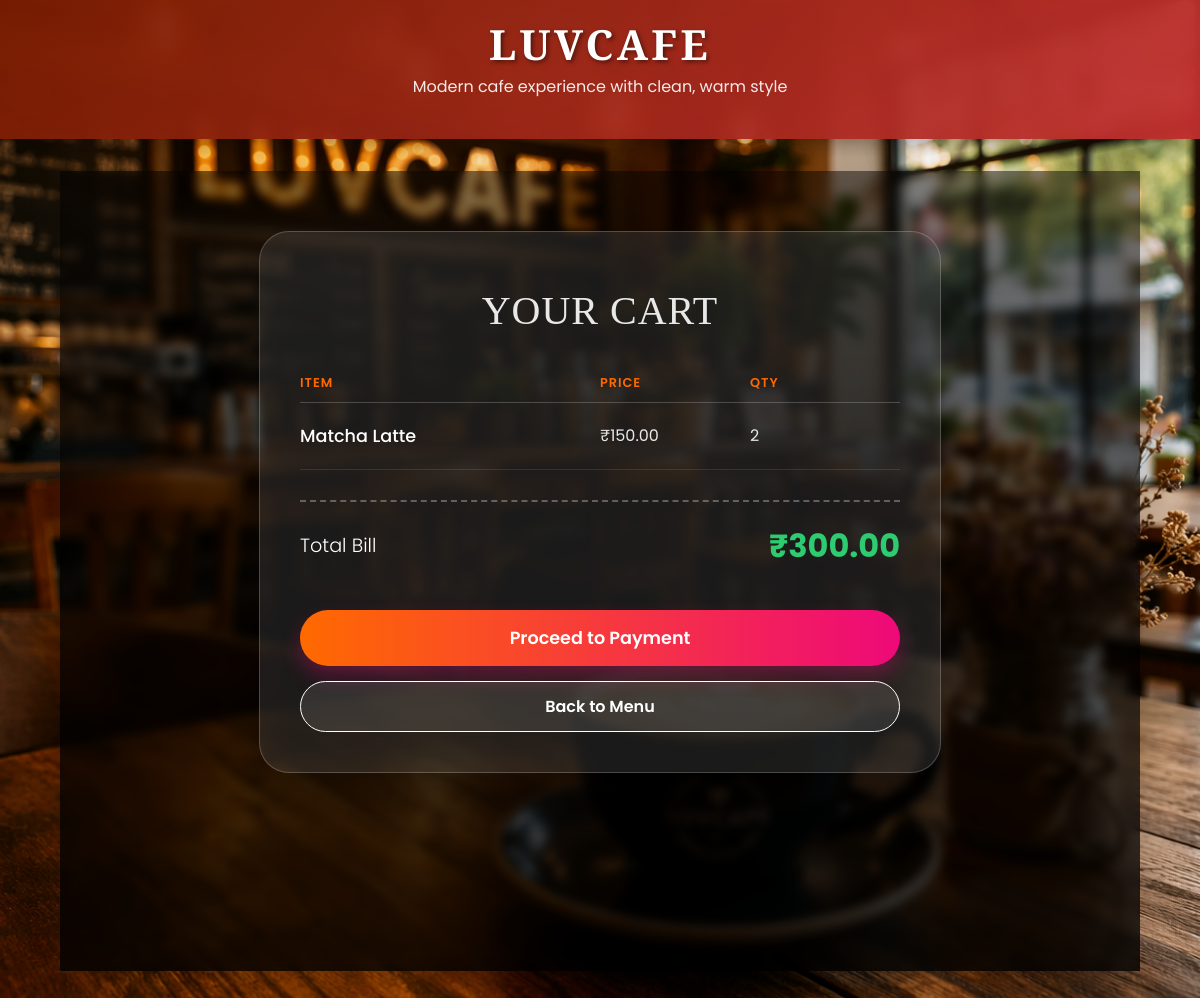
Page /view_cart/ (signed in) on the earlier database version.
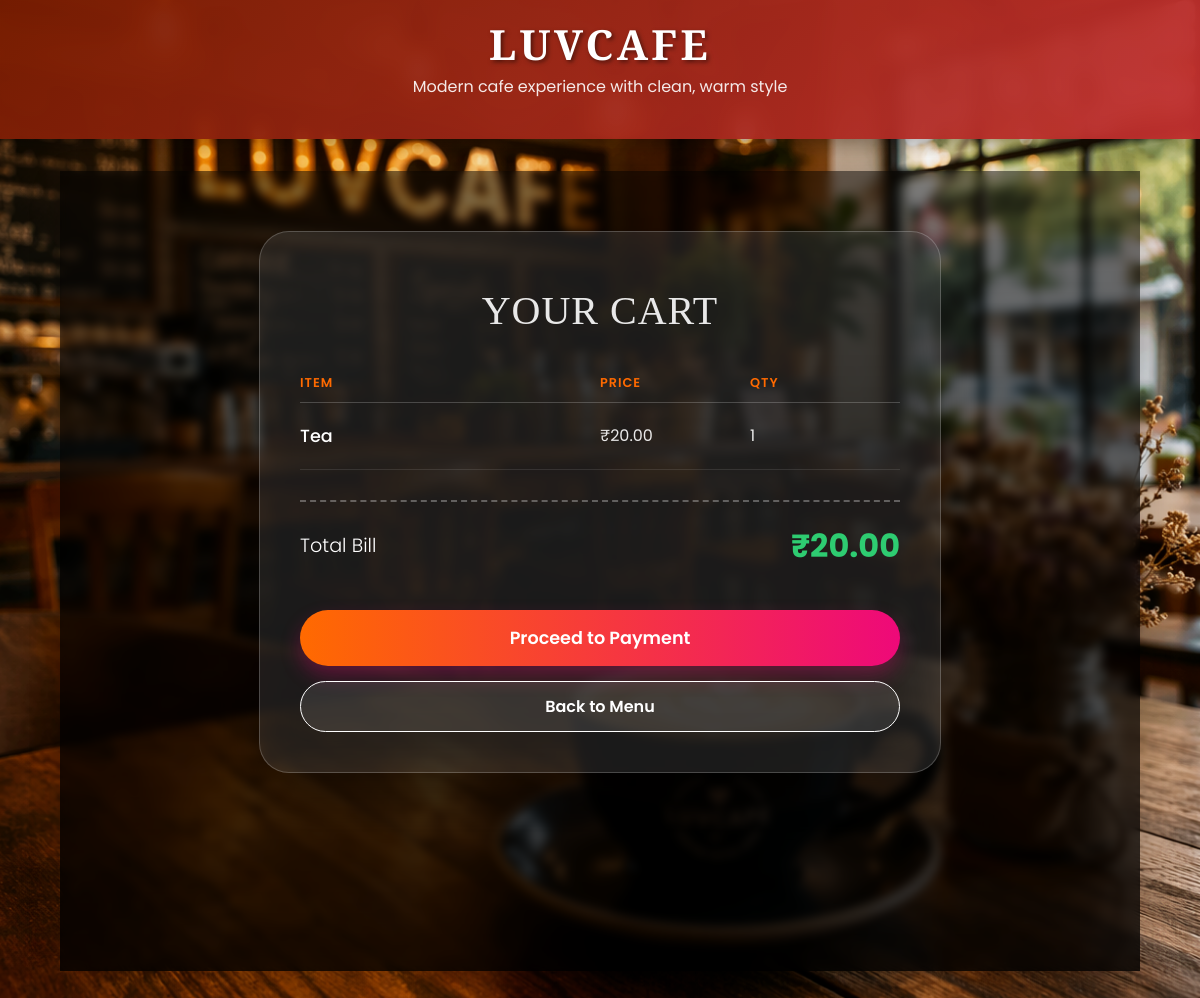
Same page on the later database version.
### Luvcafe/models.py (models this page shows, shortened)
class OrderItem(models.Model):
    order = models.ForeignKey(Order, on_delete=models.CASCADE)
    item = models.ForeignKey(Tastes, on_delete=models.CASCADE)
    quantity = models.IntegerField(default=1)

class Tastes(models.Model):
    tastes = models.CharField(max_length=100)
    price = models.DecimalField(max_digits=6, decimal_places=2)

### Luvcafe/views.py (the view)
# urls.py: path('view_cart/', views.view_cart, name='view_cart'),
def view_cart(request):
    order = Order.objects.filter(user=request.user).last()
    items = OrderItem.objects.filter(order=order)
    total = 0
    for i in items:
        i.subtotal = i.item.price * i.quantity
        total += i.item.price * i.quantity
    return render(request, 'view_cart.html', {
        'items': items,
        'total': total
    })

### Luvcafe/templates/view_cart.html (shortened to what this page needs)
{% extends 'base.html' %}
{% load static %}
{% block content %}
<div class="cart-container">
    <div class="cart-card">
        <h2>Your Cart</h2>
        {% if items %}
            <div class="cart-items">
                <div class="cart-header-row">
                    <span>Item</span>
                    <span>Price</span>
                    <span>Qty</span>
                </div>
                {% for item in items %}
                <div class="cart-item-row">
                    <span class="item-name">{{ item.item.tastes }}</span>
                    <span class="item-price">₹{{ item.item.price }}</span>
                    <span class="item-qty">{{ item.quantity }}</span>
                </div>
                {% endfor %}
            </div>
            <div class="total-section">
                <span class="total-label">Total Bill</span>
                <span class="total-amount">₹{{ total }}</span>
            </div>
        {% else %}
            <div class="empty-msg">
                <p>Your cart is looking a bit lonely...</p>
            </div>
        {% endif %}
        <div class="cart-actions">
            {% if items %}
            <a href="#" class="btn-checkout">Proceed to Payment</a>
            {% endif %}
            <a href="{% url 'menu' %}" class="btn-menu">Back to Menu</a>
        </div>
    </div>
</div>
{% endblock %}

Differences in the rows shown:
no longer on this page (row unchanged): OrderItem: item.tastes "Matcha Latte", item.price "150.00", quantity "2"
added OrderItem: item.tastes "Tea", item.price "20.00", quantity "1"
Other differences:
{{ total }}: "300.00" → "20.00"
